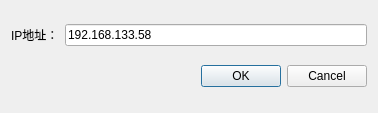
<?xml version="1.0" encoding="UTF-8"?>
<ui version="4.0">
 <class>WT3000SetDlg</class>
 <widget class="QDialog" name="WT3000SetDlg">
  <property name="geometry">
   <rect>
    <x>0</x>
    <y>0</y>
    <width>378</width>
    <height>113</height>
   </rect>
  </property>
  <property name="windowTitle">
   <string>Dialog</string>
  </property>
  <layout class="QGridLayout" name="gridLayout">
   <item row="0" column="0">
    <layout class="QHBoxLayout" name="horizontalLayout" stretch="0,1">
     <item>
      <widget class="QLabel" name="label">
       <property name="text">
        <string>IP地址：</string>
       </property>
      </widget>
     </item>
     <item>
      <widget class="QLineEdit" name="IPAddressEdit">
       <property name="text">
        <string>192.168.133.58</string>
       </property>
      </widget>
     </item>
    </layout>
   </item>
   <item row="1" column="0">
    <widget class="QDialogButtonBox" name="buttonBox">
     <property name="orientation">
      <enum>Qt::Horizontal</enum>
     </property>
     <property name="standardButtons">
      <set>QDialogButtonBox::Cancel|QDialogButtonBox::Ok</set>
     </property>
    </widget>
   </item>
  </layout>
 </widget>
 <resources/>
 <connections>
  <connection>
   <sender>buttonBox</sender>
   <signal>accepted()</signal>
   <receiver>WT3000SetDlg</receiver>
   <slot>accept()</slot>
   <hints>
    <hint type="sourcelabel">
     <x>248</x>
     <y>254</y>
    </hint>
    <hint type="destinationlabel">
     <x>157</x>
     <y>274</y>
    </hint>
   </hints>
  </connection>
  <connection>
   <sender>buttonBox</sender>
   <signal>rejected()</signal>
   <receiver>WT3000SetDlg</receiver>
   <slot>reject()</slot>
   <hints>
    <hint type="sourcelabel">
     <x>316</x>
     <y>260</y>
    </hint>
    <hint type="destinationlabel">
     <x>286</x>
     <y>274</y>
    </hint>
   </hints>
  </connection>
 </connections>
</ui>
